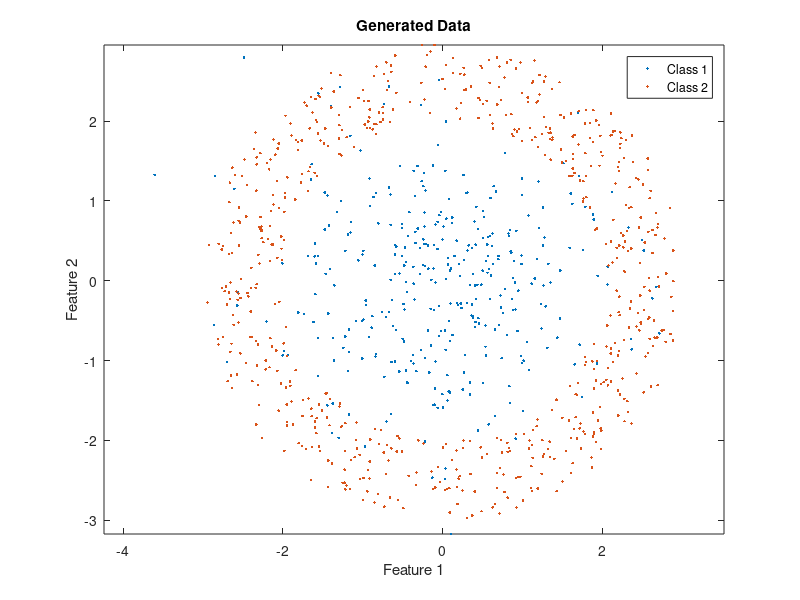

The MATLAB script that drew this image: (Note: this script raises an error after producing the figure.)
clear all
close all
P1=0.35;
P2=0.65;
cov1=[1 0;0 1];
mu1=[0;0];
j=1;
k=1;
N1=0;
N2=0;
for i=1:1000
    a=0;
    b=1;
    r=(b-a).*rand(1,1)+a;
    if r< P1
       x1(:,j)= mvnrnd(mu1,cov1,1);
       N1=N1+1;
       j=j+1;
    else
        c=2;
        d=3;
        e=(d-c).*rand(1,1)+c;
        f=-pi;
        g=+pi;
        h=(g-f).*rand(1,1)+f;
        x2(1,k)= e*cos(h);
        x2(2,k)= e*sin(h);
        N2=N2+1;
        k=k+1;
       
    end
end
plot(x1(1,:),x1(2,:),'.')
hold on
plot(x2(1,:),x2(2,:),'.')
axis equal
title('Generated Data')
xlabel("Feature 1")
ylabel("Feature 2")
legend('Class 1','Class 2')
label1=zeros(N1,1);
label2=ones(N2,1);
label=[label1 ;label2];
%label=label';
x=[x1 x2];
x=x';
SVMModel = fitcsvm(x,label,'Standardize',true,'KernelFunction','gaussian','OptimizeHyperparameters','auto');
box_const= SVMModel.BoxConstraints;
CVSVMModel = crossval(SVMModel);
classLoss = kfoldLoss(CVSVMModel)
N1=0;
N2=0;
k=1;
j=1;
for i=1:1000
    a=0;
    b=1;
    r=(b-a).*rand(1,1)+a;
    if r< P1
       X1(:,j)= mvnrnd(mu1,cov1,1);
       N1=N1+1;
       j=j+1;
    else
        c=2;
        d=3;
        e=(d-c).*rand(1,1)+c;
        f=-pi;
        g=+pi;
        h=(g-f).*rand(1,1)+f;
        X2(1,k)= e*cos(h);
        X2(2,k)= e*sin(h);
        N2=N2+1;
        k=k+1;
       
    end
end

label1_new=zeros(N1,1);
label2_new=ones(N2,1);
label_new=[label1_new ;label2_new];
%label=label';
X=[X1 X2];
X=X';
pred_label_new=predict(SVMModel,X);
Y=0;
Z=0;
p=1;
q=1;
for i=1:1000
    if pred_label_new(i)==label_new(i)
        Y=Y+1;
        QW(p,:)=X(i,:);
        p=p+1;
    else
        Z=Z+1;
        AS(q,:)=X(i,:);
        q=q+1;
    end
end
Error_percentage =(Z/1000)*100
hold off
figure(5)
plot(QW(:,1),QW(:,2),'r.');
hold on
plot(AS(:,1),AS(:,2),'b+');
axis equal
title('Classified Data')
xlabel("Feature 1")
ylabel("Feature 2")
legend('Correct','Misclassified')